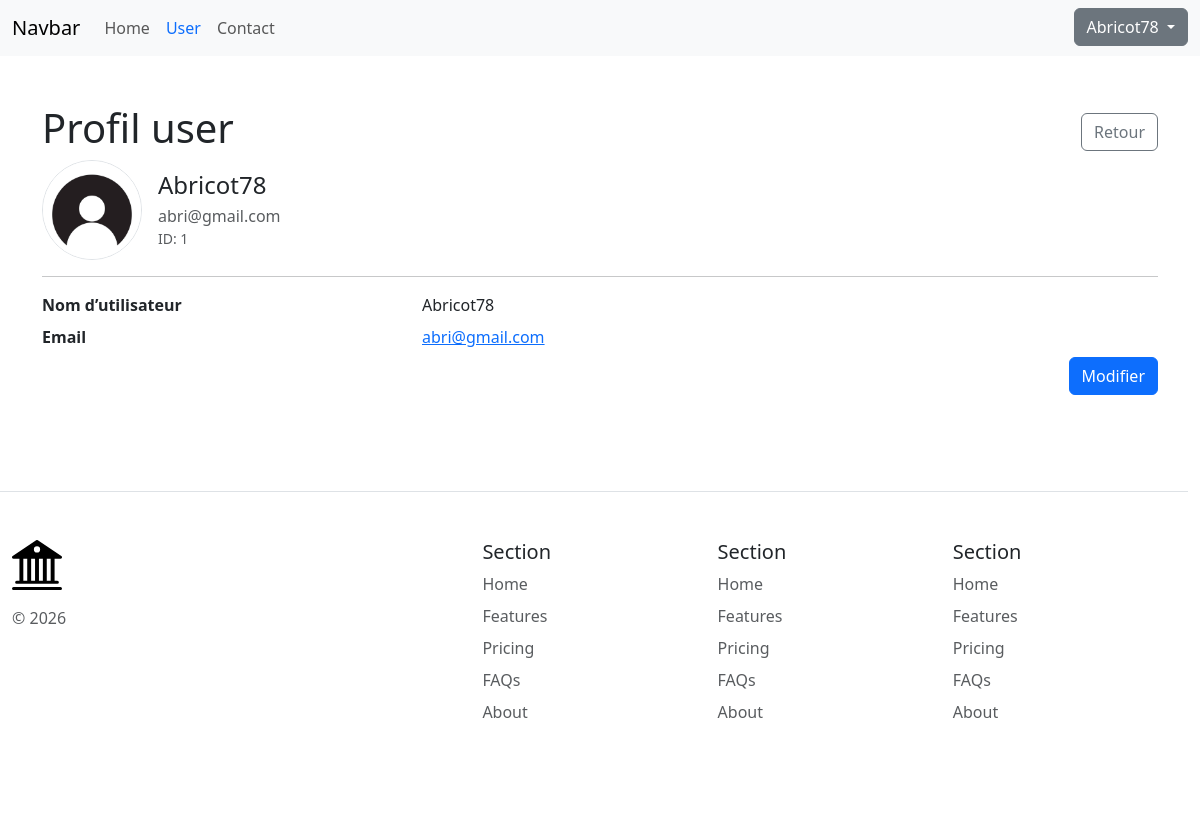
/user/1 (signed in), run on the app's committed database.
### tables this page shows
CREATE TABLE `user`
(
    id         int PRIMARY KEY AUTO_INCREMENT,
    picture    VARCHAR(255),
    username   VARCHAR(255) NOT NULL,
    email      VARCHAR(255) NOT NULL UNIQUE,
    password   VARCHAR(255) NOT NULL,
    created_at DATETIME DEFAULT CURRENT_TIMESTAMP,
    updated_at DATETIME DEFAULT CURRENT_TIMESTAMP ON UPDATE CURRENT_TIMESTAMP
);

### src/Core/Controller.php (called while the page is built, shortened)
<?php
abstract class Controller
{
    protected function render(string $view, array $params = []): void
    {
        extract($params);
        require dirname(__DIR__) . "/../templates/$view.php";
        require dirname(__DIR__) . "/../templates/layout.php";
    }
}

### src/Controller/UserController.php (called while the page is built, shortened)
<?php
final class UserController extends Controller
{
    public function show(int $id): void
    {
        $repo = new UserRepository();
        $user = $repo->findById($id);
        $this->render('user/show', [
            'title' => 'Profil user',
            'user' => $user
        ]);
    }
}

### public/index.php (called while the page is built, shortened)
<?php
App::run();

### src/Core/Database.php (called while the page is built, shortened)
<?php
class Database extends PDO
{
    public function __construct()
    {
        $user = 'user';
        $password = 'password';
        $dbName = 'site_php';
        $host = '127.0.0.1';
        $port = 3306;
        $dsn = "mysql:host=$host;port=$port;dbname=$dbName";
        $options = [
            PDO::ATTR_ERRMODE => PDO::ERRMODE_EXCEPTION,
            PDO::ATTR_DEFAULT_FETCH_MODE => PDO::FETCH_ASSOC,
            PDO::ATTR_EMULATE_PREPARES => false,
        ];
    }
}

### src/Repository/UserRepository.php (called while the page is built, shortened)
<?php
class UserRepository
{
    private ?Database $db;
    public function __construct()
    {
        $this->db = new Database();
    }
    public function findById(int $id): ?User
    {
        $stmt = $this->db->prepare("SELECT * FROM user WHERE id = :id");
        $stmt->setFetchMode(\PDO::FETCH_CLASS, User::class);
        $stmt->execute(['id' => $id]);
        $user = $stmt->fetch();
        $this->db = null;
        return $user;
    }
}

### src/Model/User.php (called while the page is built, shortened)
<?php
class User
{
    private ?int $id = null;
    private ?string $picture = null;
    private string $username;
    private string $email;
    public function getId(): ?int
    {
        return $this->id;
    }
    public function getPicture(): ?string
    {
        return $this->picture;
    }
    public function getUsername(): string
    {
        return $this->username;
    }
    public function getEmail(): string
    {
        return $this->email;
    }
}

### templates/user/show.php (the view)
<div class="d-flex align-items-center justify-content-between">
    <h1><?= $title ?></h1>
    <a href="/user" class="btn btn-outline-secondary">Retour</a>
</div>
<div class="row justify-content-center">
    <div>
        <div>
            <div class="d-flex align-items-center gap-3 mb-3">
                <img src="<?= htmlspecialchars($user->getPicture() ?: '/images/default-avatar.jpg') ?>"
                     alt="Photo de profil"
                     width="100"
                     height="100"
                     class="rounded-circle border"
                     style="object-fit: cover;"
                />
                <div>
                    <h2 class="h4 mb-1"><?= htmlspecialchars($user->getUsername()) ?></h2>
                    <div class="text-muted"><?= htmlspecialchars($user->getEmail()) ?></div>
                    <div class="small text-muted">ID: <?= (int)$user->getId() ?></div>
                </div>
            </div>
            <hr>
            <dl class="row mb-0">
                <dt class="col-4">Nom d’utilisateur</dt>
                <dd class="col-8 mb-2"><?= htmlspecialchars($user->getUsername()) ?></dd>
                <dt class="col-4">Email</dt>
                <dd class="col-8 mb-2">
                    <a href="mailto:<?= htmlspecialchars($user->getEmail()) ?>">
                        <?= htmlspecialchars($user->getEmail()) ?>
                    </a>
                </dd>
            </dl>
        </div>
        <div class="d-flex gap-2 justify-content-end">
            <a href="/user/<?= (int)$user->getId() ?>/edit" class="btn btn-primary">Modifier</a>
        </div>
    </div>
</div>

### src/Core/App.php (shortened to what this page needs)
<?php
final class App
{
    public static function run(): void
    {
        $httpMethod = $_SERVER['REQUEST_METHOD'];
        $path = parse_url($_SERVER['REQUEST_URI'], PHP_URL_PATH) ?? '/';
        $routes = [
            'GET' => [
                '/' => [\App\Controller\HomeController::class, 'index'],
                '/contact' => [\App\Controller\ContactController::class, 'index'],
                '/user' => [\App\Controller\UserController::class, 'index'],
                '/user/{id}' => [\App\Controller\UserController::class, 'show'],
                '/user/{id}/edit' => [\App\Controller\UserController::class, 'edit'],
                '/login' => [\App\Controller\AuthController::class, 'login'],
                '/register' => [\App\Controller\AuthController::class, 'register'],
                '/logout' => [\App\Controller\AuthController::class, 'logout'],
            ],
            'POST' => [
                '/contact' => [\App\Controller\ContactController::class, 'submit'],
                '/user/{id}/edit' => [\App\Controller\UserController::class, 'edit'],
                '/login' => [\App\Controller\AuthController::class, 'login'],
                '/register' => [\App\Controller\AuthController::class, 'register'],
            ]
        ];
        foreach ($routes[$httpMethod] ?? [] as $route => $target) {
            $pattern = preg_replace('#\{[^/]+\}#', '([^/]+)', $route);
            $pattern = "#^" . $pattern . "$#";
            if (preg_match($pattern, $path, $matches)) {
                array_shift($matches);
                [$controllerClass, $action] = $target;
                (new $controllerClass())->$action(...$matches);
                return;
            }
        }
    }
}

### data on the page
user: username "Abricot78", email "abri@gmail.com", id "1"
